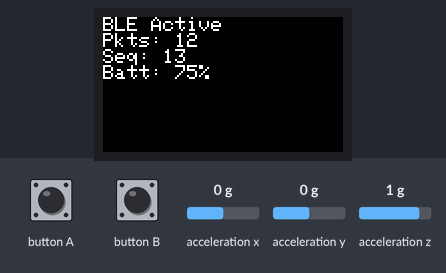
A sketch run on a simulated ESP32. On the bench: 240×135 colour display. The test bench sets the inputs (shaded band); at power-on: acceleration x 0 g, acceleration y 0 g, acceleration z 1 g. Nothing arrives over Bluetooth unless stated; a phone connects over Bluetooth LE 3 s after start; what the sketch prints to the serial monitor is not drawn.

Above: at 1.37 s.
1.4 s: button A pressed for 0.15 s
At 1.57 s:
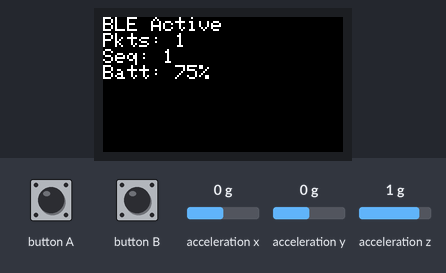
2.1 s: button A pressed for 1 s
At 2.37 s:
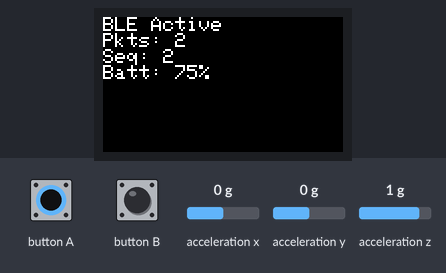

The sketch:

ble_fixed_100ms.ino
```cpp
#include <M5StickCPlus2.h>
#include <BLEDevice.h>
#include <BLEServer.h>
#include <BLEAdvertising.h>

// Configuration
#define DEVICE_NAME     "M5HAR_01"
#define COMPANY_ID      0x5900  // 研究用仮ID
#define ADV_INTERVAL_MS 100     // 固定100ms

// Global variables
BLEAdvertising *pAdvertising;
uint32_t packet_count = 0;
uint8_t sequence_num = 0;

// Manufacturer data structure (23 bytes total)
struct __attribute__((packed)) ManufacturerData {
    uint16_t company_id;    // 0x5900
    uint8_t  device_type;   // 0x01 = M5StickC
    uint8_t  sequence;      // Packet sequence number
    uint8_t  state;         // HAR state (0=Idle, 1=Active)
    uint8_t  uncertainty;   // Uncertainty metric (0-255)
    uint16_t interval_ms;   // Current advertising interval
    uint8_t  battery_pct;   // Battery percentage
    int16_t  acc_x;         // Accelerometer X (mg)
    int16_t  acc_y;         // Accelerometer Y (mg)
    int16_t  acc_z;         // Accelerometer Z (mg)
    uint32_t timestamp;     // Device uptime (ms)
};

void setup() {
    // Initialize M5StickC Plus2
    auto cfg = M5.config();
    M5.begin(cfg);
    M5.Display.setRotation(1);
    M5.Display.fillScreen(BLACK);
    M5.Display.setTextColor(WHITE);
    M5.Display.setTextSize(2);

    // Display startup info
    M5.Display.setCursor(0, 0);
    M5.Display.println("BLE Test");
    M5.Display.println("Fixed 100ms");

    // Initialize IMU
    M5.Imu.begin();

    // Initialize BLE
    Serial.begin(115200);
    Serial.println("Starting BLE Advertising...");

    BLEDevice::init(DEVICE_NAME);

    // Create BLE Server (required for advertising)
    BLEServer *pServer = BLEDevice::createServer();

    // Get advertising instance
    pAdvertising = BLEDevice::getAdvertising();

    // Configure advertising
    pAdvertising->setMinInterval(ADV_INTERVAL_MS * 0.625); // Convert to 0.625ms units
    pAdvertising->setMaxInterval(ADV_INTERVAL_MS * 0.625);

    // Start advertising
    updateAdvertisingData();
    pAdvertising->start();

    Serial.println("BLE Advertising started!");
}

void updateAdvertisingData() {
    // Read IMU data
    float acc_x, acc_y, acc_z;
    M5.Imu.getAccelData(&acc_x, &acc_y, &acc_z);

    // Read battery level
    uint8_t battery_pct = M5.Power.getBatteryLevel();

    // Create manufacturer data
    ManufacturerData mfg_data;
    mfg_data.company_id = COMPANY_ID;
    mfg_data.device_type = 0x01;
    mfg_data.sequence = sequence_num++;
    mfg_data.state = 0;  // Will be updated with HAR
    mfg_data.uncertainty = 0;  // Will be calculated
    mfg_data.interval_ms = ADV_INTERVAL_MS;
    mfg_data.battery_pct = battery_pct;
    mfg_data.acc_x = (int16_t)(acc_x * 1000);  // Convert to mg
    mfg_data.acc_y = (int16_t)(acc_y * 1000);
    mfg_data.acc_z = (int16_t)(acc_z * 1000);
    mfg_data.timestamp = millis();

    // Set manufacturer data
    BLEAdvertisementData adv_data;
    String manufacturerData((char*)&mfg_data, sizeof(mfg_data));
    adv_data.setManufacturerData(manufacturerData);
    adv_data.setFlags(0x06); // BR/EDR not supported, General discoverable

    pAdvertising->setAdvertisementData(adv_data);
}

void loop() {
    M5.update();

    // Update advertising data every interval
    static uint32_t last_update = 0;
    if (millis() - last_update >= ADV_INTERVAL_MS) {
        last_update = millis();

        // Stop, update, restart (required for data change)
        pAdvertising->stop();
        updateAdvertisingData();
        pAdvertising->start();

        packet_count++;

        // Update display
        M5.Display.fillScreen(BLACK);
        M5.Display.setCursor(0, 0);
        M5.Display.println("BLE Active");
        M5.Display.printf("Pkts: %lu\n", packet_count);
        M5.Display.printf("Seq: %d\n", sequence_num);
        M5.Display.printf("Batt: %d%%\n", M5.Power.getBatteryLevel());

        // Log to serial
        if (packet_count % 10 == 0) {
            Serial.printf("Packets sent: %lu\n", packet_count);
        }
    }

    // Button A: Reset counter
    if (M5.BtnA.wasPressed()) {
        packet_count = 0;
        sequence_num = 0;
        Serial.println("Counters reset");
    }

    // Prevent WDT reset
    delay(1);
}
```
